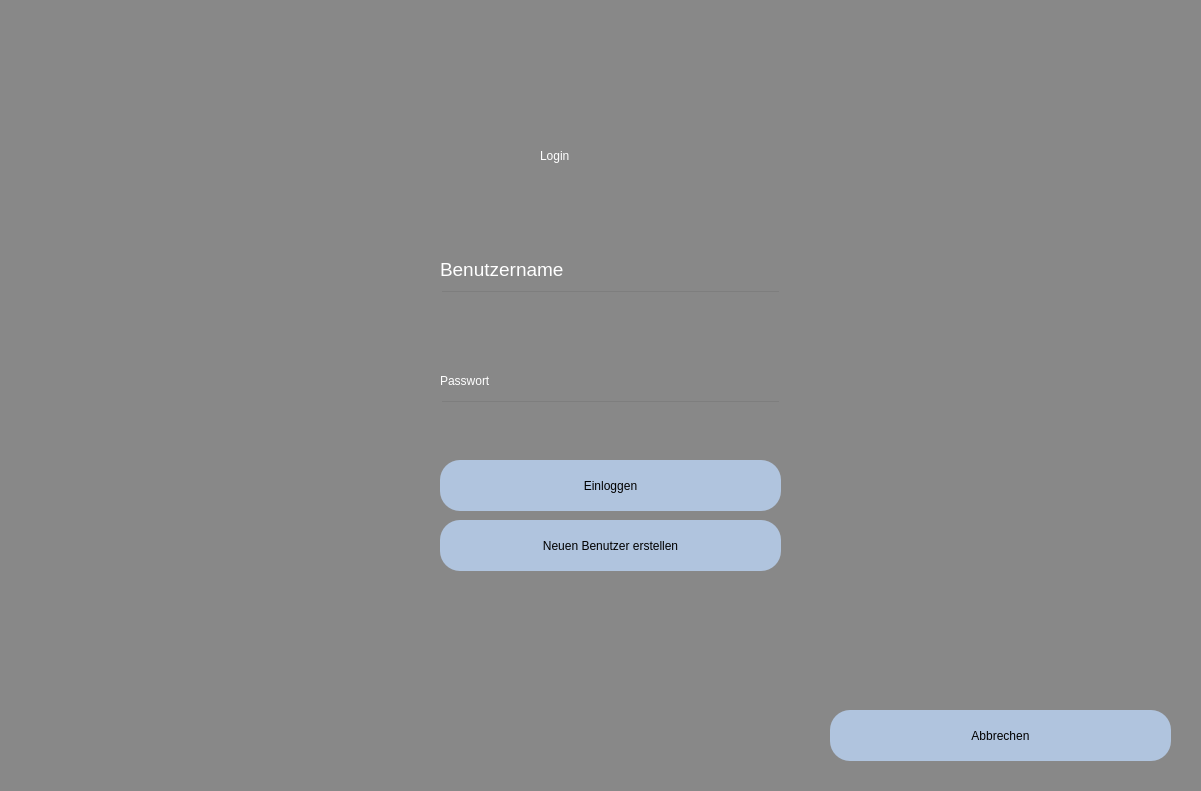
<?xml version="1.0" encoding="UTF-8"?>
<ui version="4.0">
 <class>Dialog</class>
 <widget class="QDialog" name="Dialog">
  <property name="geometry">
   <rect>
    <x>0</x>
    <y>0</y>
    <width>1201</width>
    <height>791</height>
   </rect>
  </property>
  <property name="windowTitle">
   <string>Dialog</string>
  </property>
  <widget class="QWidget" name="bgwidget" native="true">
   <property name="geometry">
    <rect>
     <x>0</x>
     <y>0</y>
     <width>1201</width>
     <height>800</height>
    </rect>
   </property>
   <property name="minimumSize">
    <size>
     <width>1201</width>
     <height>0</height>
    </size>
   </property>
   <property name="autoFillBackground">
    <bool>false</bool>
   </property>
   <property name="styleSheet">
    <string notr="true">QWidget#bgwidget{
background-color: rgb(136,136,136);}</string>
   </property>
   <widget class="QLabel" name="label">
    <property name="geometry">
     <rect>
      <x>540</x>
      <y>120</y>
      <width>151</width>
      <height>71</height>
     </rect>
    </property>
    <property name="styleSheet">
     <string notr="true">font: 36pt &quot;MS Shell Dlg 2&quot;; color:rgb(255, 255, 255)</string>
    </property>
    <property name="text">
     <string>Login</string>
    </property>
   </widget>
   <widget class="QPushButton" name="login_button">
    <property name="geometry">
     <rect>
      <x>440</x>
      <y>460</y>
      <width>341</width>
      <height>51</height>
     </rect>
    </property>
    <property name="styleSheet">
     <string notr="true">border-radius:20px;
background-color: rgb(176, 196, 222);
font: 14pt &quot;MS Shell Dlg 2&quot;;</string>
    </property>
    <property name="text">
     <string>Einloggen</string>
    </property>
   </widget>
   <widget class="QLineEdit" name="username_input">
    <property name="geometry">
     <rect>
      <x>440</x>
      <y>290</y>
      <width>341</width>
      <height>51</height>
     </rect>
    </property>
    <property name="styleSheet">
     <string notr="true">background-color:rgba(0,0,0,0);
font: 12pt &quot;MS Shell Dlg 2&quot;;</string>
    </property>
   </widget>
   <widget class="QLineEdit" name="password_input">
    <property name="geometry">
     <rect>
      <x>440</x>
      <y>400</y>
      <width>341</width>
      <height>51</height>
     </rect>
    </property>
    <property name="styleSheet">
     <string notr="true">background-color:rgba(0,0,0,0);
font: 12pt &quot;MS Shell Dlg 2&quot;;</string>
    </property>
    <property name="echoMode">
     <enum>QLineEdit::Password</enum>
    </property>
   </widget>
   <widget class="QLabel" name="label_3">
    <property name="geometry">
     <rect>
      <x>440</x>
      <y>249</y>
      <width>131</width>
      <height>41</height>
     </rect>
    </property>
    <property name="font">
     <font>
      <family>MS Shell Dlg 2</family>
      <pointsize>14</pointsize>
      <weight>50</weight>
      <italic>false</italic>
      <bold>false</bold>
     </font>
    </property>
    <property name="styleSheet">
     <string notr="true">font: 14pt &quot;MS Shell Dlg 2&quot;;color:rgb(255, 255, 255)</string>
    </property>
    <property name="text">
     <string>Benutzername</string>
    </property>
   </widget>
   <widget class="QLabel" name="label_4">
    <property name="geometry">
     <rect>
      <x>440</x>
      <y>370</y>
      <width>111</width>
      <height>21</height>
     </rect>
    </property>
    <property name="styleSheet">
     <string notr="true">font: 14pt &quot;MS Shell Dlg 2&quot;;color:rgb(255, 255, 255)</string>
    </property>
    <property name="text">
     <string>Passwort</string>
    </property>
   </widget>
   <widget class="QLabel" name="error">
    <property name="geometry">
     <rect>
      <x>440</x>
      <y>456</y>
      <width>341</width>
      <height>20</height>
     </rect>
    </property>
    <property name="styleSheet">
     <string notr="true">font: 12pt &quot;MS Shell Dlg 2&quot;; color:red;</string>
    </property>
    <property name="text">
     <string/>
    </property>
   </widget>
   <widget class="QPushButton" name="cancel_button">
    <property name="geometry">
     <rect>
      <x>830</x>
      <y>710</y>
      <width>341</width>
      <height>51</height>
     </rect>
    </property>
    <property name="styleSheet">
     <string notr="true">border-radius:20px;
background-color: rgb(176, 196, 222);
font: 14pt &quot;MS Shell Dlg 2&quot;;</string>
    </property>
    <property name="text">
     <string>Abbrechen</string>
    </property>
   </widget>
   <widget class="QPushButton" name="create_button">
    <property name="geometry">
     <rect>
      <x>440</x>
      <y>520</y>
      <width>341</width>
      <height>51</height>
     </rect>
    </property>
    <property name="styleSheet">
     <string notr="true">border-radius:20px;
background-color: rgb(176, 196, 222);
font: 14pt &quot;MS Shell Dlg 2&quot;;</string>
    </property>
    <property name="text">
     <string>Neuen Benutzer erstellen</string>
    </property>
   </widget>
  </widget>
 </widget>
 <resources/>
 <connections/>
</ui>
